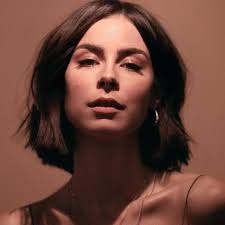
#> input picture resimler/indir.jpg, 225 x 225 px
$ python 3.py
#> lines starting #> are read from the running program, lines starting #| are printed output that depends on the picture
import numpy as np
import cv2

img = cv2.imread("resimler/indir.jpg")
#> img is the input picture: shape (225, 225, 3); mean B, G, R 56.7, 67.5, 106.1

def stackImages(scale,imgArray):
    rows = len(imgArray)
    cols = len(imgArray[0])
    rowsAvailable = isinstance(imgArray[0], list)
    width = imgArray[0][0].shape[1]
    height = imgArray[0][0].shape[0]
    if rowsAvailable:
        for x in range ( 0, rows):
            for y in range(0, cols):
                if imgArray[x][y].shape[:2] == imgArray[0][0].shape [:2]:
                    imgArray[x][y] = cv2.resize(imgArray[x][y], (0, 0), None, scale, scale)
                else:
                    imgArray[x][y] = cv2.resize(imgArray[x][y], (imgArray[0][0].shape[1], imgArray[0][0].shape[0]), None, scale, scale)
                if len(imgArray[x][y].shape) == 2: imgArray[x][y]= cv2.cvtColor( imgArray[x][y], cv2.COLOR_GRAY2BGR)
        imageBlank = np.zeros((height, width, 3), np.uint8)
        hor = [imageBlank]*rows
        hor_con = [imageBlank]*rows
        for x in range(0, rows):
            hor[x] = np.hstack(imgArray[x])
        ver = np.vstack(hor)
    else:
        for x in range(0, rows):
            if imgArray[x].shape[:2] == imgArray[0].shape[:2]:
                imgArray[x] = cv2.resize(imgArray[x], (0, 0), None, scale, scale)
            else:
                imgArray[x] = cv2.resize(imgArray[x], (imgArray[0].shape[1], imgArray[0].shape[0]), None,scale, scale)
            if len(imgArray[x].shape) == 2: imgArray[x] = cv2.cvtColor(imgArray[x], cv2.COLOR_GRAY2BGR)
        hor= np.hstack(imgArray)
        ver = hor
    return ver

img = cv2.imread('resimler/indir.jpg')
imgGray = cv2.cvtColor(img,cv2.COLOR_BGR2GRAY)
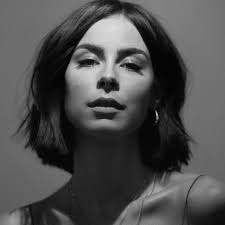
#> imgGray: shape (225, 225); min 0, max 223, mean 77.8
imgBlur = cv2.GaussianBlur(imgGray, (7, 7), 1)
imgCanny = cv2.Canny(imgBlur, 100, 50)
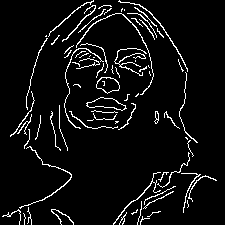
#> imgCanny: shape (225, 225); 6% white in thin lines or dots
imgblack = np.zeros_like(img)

imgStack = stackImages(0.5,([img,imgGray,imgBlur],[imgCanny,imgblack,img]))
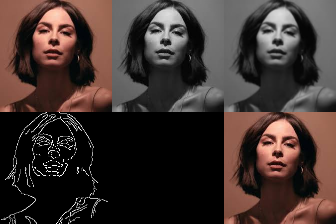
#> imgStack: shape (224, 336, 3); mean B, G, R 47.4, 51, 63.8


cv2.imshow("ImageStack",imgStack)


# [5 lines of commented-out code are left out]

cv2.waitKey(0)

$ run again, with resimler/avustralya-yol.jpg copied over resimler/indir.jpg
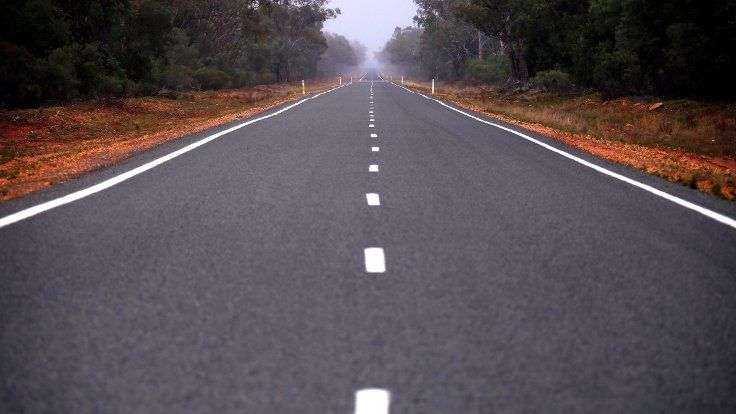
#> input picture resimler/avustralya-yol.jpg, 736 x 414 px
#> img is the input picture: shape (414, 736, 3); mean B, G, R 82.9, 77, 85.1
#> `imgCanny = cv2.Canny(imgBlur, 100, 50)`:
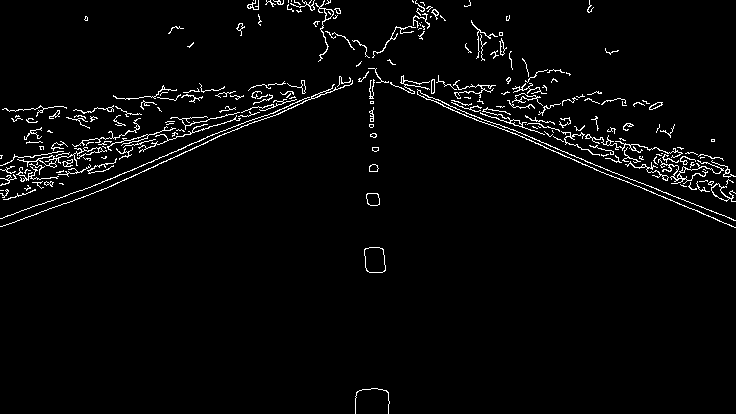
#> imgCanny: shape (414, 736); 2.9% white in thin lines or dots
#> `imgStack = stackImages(0.5,([img,imgGray,imgBlur],[imgCanny,imgblack,i..`:
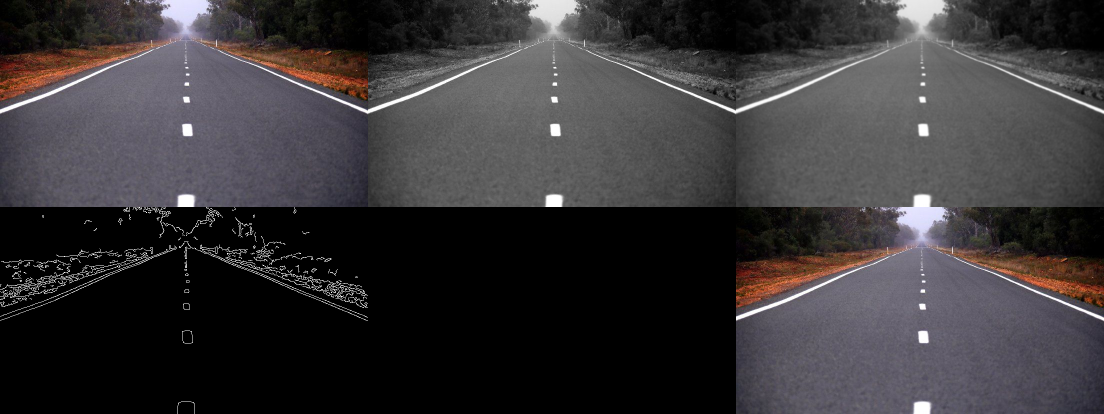
#> imgStack: shape (414, 1104, 3); mean B, G, R 55.7, 53.7, 56.4
